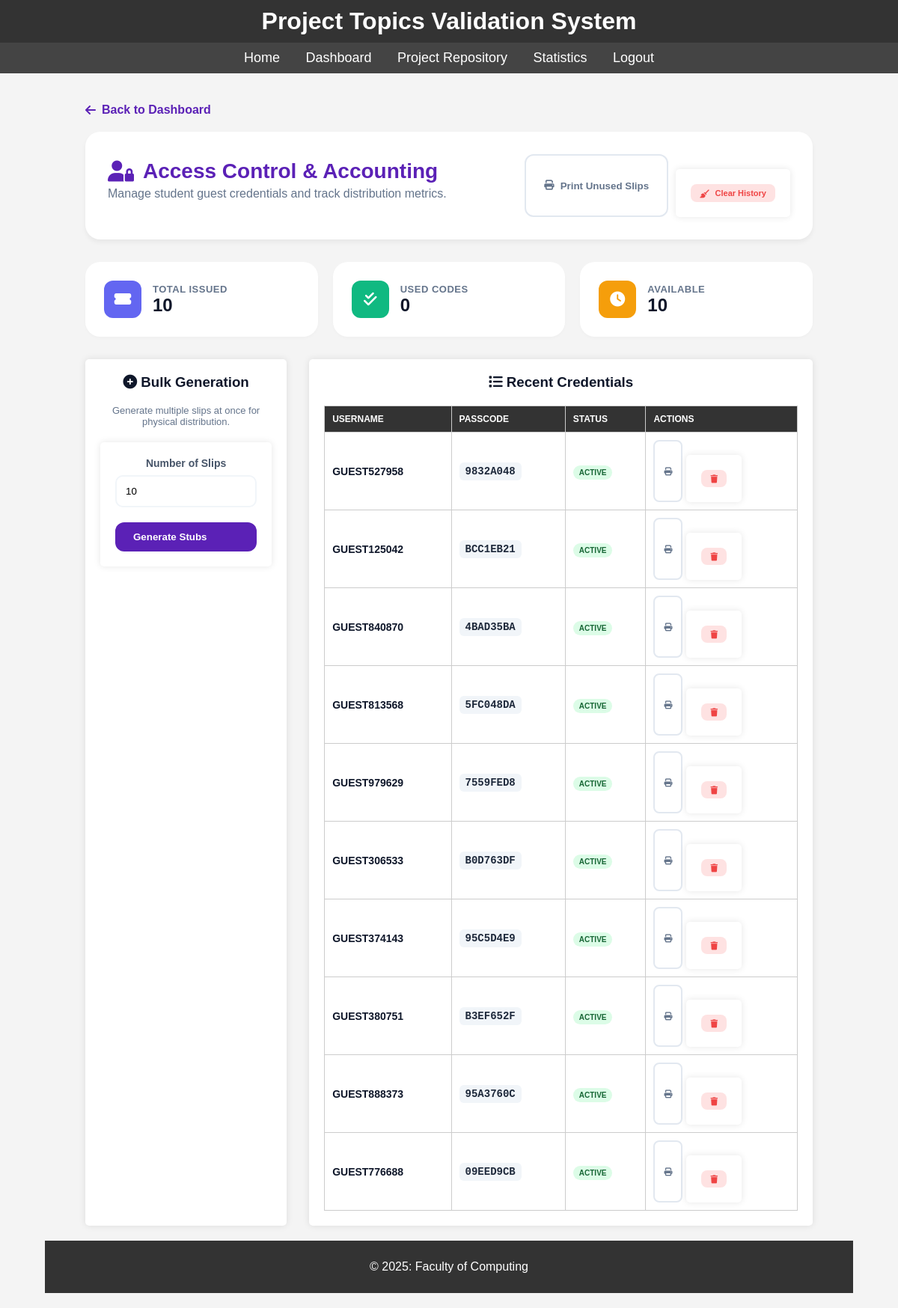
/library/lib_manage_temp_access.php (signed in), run on the app's committed database.
### tables this page shows
CREATE TABLE `library_temp_access` (
  `id` int(11) NOT NULL,
  `username` varchar(50) NOT NULL,
  `passcode` varchar(50) NOT NULL,
  `created_by` int(11) NOT NULL,
  `created_at` timestamp NOT NULL DEFAULT current_timestamp(),
  `is_used` tinyint(1) DEFAULT 0,
  `used_at` timestamp NULL DEFAULT NULL
);

### library/lib_manage_temp_access.php (the view, shortened to what this page needs)
<?php
include __DIR__ . '/../includes/db.php';
$stats = $conn->query("
    SELECT
        COUNT(*) as total_issued,
        SUM(CASE WHEN is_used = 1 THEN 1 ELSE 0 END) as used_count,
        SUM(CASE WHEN is_used = 0 THEN 1 ELSE 0 END) as active_count
    FROM library_temp_access
")->fetch(PDO::FETCH_ASSOC);
$stmt = $conn->query("SELECT * FROM library_temp_access ORDER BY created_at DESC LIMIT 100");
$temp_accounts = $stmt->fetchAll(PDO::FETCH_ASSOC);
?>
<!DOCTYPE html>
<html lang="en">
<head>
    <link rel="stylesheet" href="https://cdnjs.cloudflare.com/ajax/libs/font-awesome/6.4.0/css/all.min.css">
</head>
<body>
    <?php include_once __DIR__ . '/../includes/header.php'; ?>
    <div class="container">
        <a href="index.php" class="btn-back"><i class="fas fa-arrow-left"></i> Back to Dashboard</a>
        <div class="header">
            <div>
                <h1><i class="fas fa-user-lock"></i> Access Control & Accounting</h1>
                <p style="color: #64748b; margin-top: 5px;">Manage student guest credentials and track distribution metrics.</p>
            </div>
            <div style="display: flex; gap: 10px;">
                <button onclick="window.print()" class="btn btn-outline"><i class="fas fa-print"></i> Print Unused Slips</button>
                <form method="POST" onsubmit="return confirm('Clear all recorded usage history?');">
                    <button type="submit" class="btn btn-danger btn-sm"><i class="fas fa-broom"></i> Clear History</button>
                </form>
            </div>
        </div>
        <div class="stats-row">
            <div class="stat-card">
                <div class="stat-icon" style="background: #6366f1;"><i class="fas fa-ticket-alt"></i></div>
                <div class="stat-info"><h4>Total Issued</h4><span><?= $stats['total_issued'] ?></span></div>
            </div>
            <div class="stat-card">
                <div class="stat-icon" style="background: #10b981;"><i class="fas fa-check-double"></i></div>
                <div class="stat-info"><h4>Used Codes</h4><span><?= $stats['used_count'] ?: 0 ?></span></div>
            </div>
            <div class="stat-card">
                <div class="stat-icon" style="background: #f59e0b;"><i class="fas fa-clock"></i></div>
                <div class="stat-info"><h4>Available</h4><span><?= $stats['active_count'] ?: 0 ?></span></div>
            </div>
        </div>
        <div class="main-grid">
            <div class="card">
                <h3 style="margin-top:0;"><i class="fas fa-plus-circle"></i> Bulk Generation</h3>
                <p style="font-size: 13px; color: #64748b;">Generate multiple slips at once for physical distribution.</p>
                <form method="POST">
                    <div class="form-group">
                        <label>Number of Slips</label>
                        <input type="number" name="bulk_count" class="form-control" value="10" min="1" max="50">
                    </div>
                    <button type="submit" class="btn btn-primary" style="width:100%;">Generate Stubs</button>
                </form>
            </div>
            <div class="card">
                <h3 style="margin-top:0;"><i class="fas fa-list"></i> Recent Credentials</h3>
                <table>
                    <thead>
                        <tr>
                            <th>Username</th>
                            <th>Passcode</th>
                            <th>Status</th>
                            <th>Actions</th>
                        </tr>
                    </thead>
                    <tbody>
                        <?php if (empty($temp_accounts)): ?>
                            <tr><td colspan="4" style="text-align: center; padding: 40px; color: #94a3b8;">No credentials found.</td></tr>
                        <?php else: ?>
                            <?php foreach ($temp_accounts as $acc): ?>
                                <tr>
                                    <td><strong><?= $acc['username'] ?></strong></td>
                                    <td><span class="passcode"><?= $acc['passcode'] ?></span></td>
                                    <td>
                                        <span class="status-badge status-<?= $acc['is_used'] ? 'used' : 'active' ?>">
                                            <?= $acc['is_used'] ? 'Used' : 'Active' ?>
                                        </span>
                                    </td>
                                    <td>
                                        <div style="display: flex; gap: 5px;">
                                            <button onclick="printSingle('<?= $acc['username'] ?>', '<?= $acc['passcode'] ?>')" class="btn btn-outline btn-sm" title="Print Slip"><i class="fas fa-print"></i></button>
                                            <form method="POST" style="display:inline;" onsubmit="return confirm('Revoke access?');">
                                                <button type="submit" class="btn btn-danger btn-sm" title="Delete"><i class="fas fa-trash"></i></button>
                                            </form>
                                        </div>
                                    </td>
                                </tr>
                            <?php endforeach; ?>
                        <?php endif; ?>
                    </tbody>
                </table>
            </div>
        </div>
    </div>
    <?php include_once __DIR__ . '/../includes/footer.php'; ?>
</body>
</html>

### assets/css/styles.css (style rules this page uses)
body { font-family: Arial, sans-serif; margin: 0; padding: 0; background-color: #f4f4f4; display: flex; flex-direction: column; min-height: 100vh; }
.container { width: 90%; max-width: 1200px; margin: 0 auto; padding: 20px; flex: 1; }
form { background-color: #fff; padding: 20px; border-radius: 5px; box-shadow: 0 0 10px rgba(0, 0, 0, 0.1); margin-top: 20px; }
form button { background-color: #333; color: #fff; padding: 10px 20px; border: none; border-radius: 5px; cursor: pointer; }
table { width: 100%; border-collapse: collapse; margin-top: 20px; }
table th, table td { padding: 10px; border: 1px solid #ccc; text-align: left; }
table th { background-color: #333; color: #fff; }
.card { background-color: #fff; padding: 20px; border-radius: 5px; box-shadow: 0 0 10px rgba(0, 0, 0, 0.1); flex: 1 1 calc(33.333% - 40px); text-align: center; }

### library/lib_manage_temp_access.php (style rules this page uses)
:root { --primary: #5b21b6; --bg: #f8fafc; --text: #0f172a; --success: #10b981; --danger: #ef4444; }
body { font-family: 'Outfit', sans-serif; background: var(--bg); color: var(--text); padding-bottom: 50px; }
.container { max-width: 1200px; margin: 0 auto; padding: 20px; }
.header { background: white; padding: 30px; border-radius: 20px; box-shadow: 0 4px 6px rgba(0,0,0,0.05); margin-bottom: 30px; display: flex; justify-content: space-between; align-items: center; }
.header h1 { color: var(--primary); font-size: 28px; display: flex; align-items: center; gap: 12px; margin: 0; }
.stats-row { display: grid; grid-template-columns: repeat(auto-fit, minmax(200px, 1fr)); gap: 20px; margin-bottom: 30px; }
.stat-card { background: white; padding: 25px; border-radius: 20px; box-shadow: 0 2px 4px rgba(0,0,0,0.02); display: flex; align-items: center; gap: 15px; }
.stat-icon { width: 50px; height: 50px; border-radius: 12px; display: flex; align-items: center; justify-content: center; font-size: 20px; color: white; }
.stat-info h4 { margin: 0; color: #64748b; font-size: 13px; text-transform: uppercase; letter-spacing: 0.5px; }
.stat-info span { font-size: 24px; font-weight: 700; }
.main-grid { display: grid; grid-template-columns: 1fr 2.5fr; gap: 30px; }
.card { background: white; padding: 30px; border-radius: 20px; box-shadow: 0 4px 6px rgba(0,0,0,0.05); }
.btn { padding: 12px 24px; border-radius: 12px; border: none; font-weight: 600; cursor: pointer; transition: 0.3s; display: inline-flex; align-items: center; gap: 8px; text-decoration: none; font-family: inherit; }
.btn-primary { background: var(--primary); color: white; }
.btn-outline { border: 2px solid #e2e8f0; background: transparent; color: #64748b; }
.btn-danger { background: #fee2e2; color: var(--danger); }
.btn-sm { padding: 6px 12px; font-size: 11px; border-radius: 8px; }
.form-group { margin-bottom: 20px; }
.form-group label { display: block; margin-bottom: 8px; font-weight: 600; color: #475569; font-size: 14px; }
.form-control { width: 100%; padding: 12px; border: 2px solid #f1f5f9; border-radius: 10px; font-family: inherit; box-sizing: border-box; }
table { width: 100%; border-collapse: collapse; margin-top: 10px; }
th { text-align: left; padding: 15px; border-bottom: 2px solid #f1f5f9; color: #64748b; font-size: 12px; text-transform: uppercase; }
td { padding: 15px; border-bottom: 1px solid #f1f5f9; font-size: 14px; }
.passcode { font-family: monospace; background: #f1f5f9; padding: 4px 8px; border-radius: 6px; font-weight: 700; color: #1e293b; }
.status-badge { padding: 4px 8px; border-radius: 50px; font-size: 10px; font-weight: 700; text-transform: uppercase; }
.status-active { background: #dcfce7; color: #166534; }
.btn-back { display: inline-flex; align-items: center; gap: 8px; color: var(--primary); text-decoration: none; font-weight: 600; margin-bottom: 20px; }

### data on the page
library_temp_access: username "GUEST527958", passcode "9832A048", is_used "ACTIVE"
library_temp_access: username "GUEST125042", passcode "BCC1EB21", is_used "ACTIVE"
library_temp_access: username "GUEST840870", passcode "4BAD35BA", is_used "ACTIVE"
library_temp_access: username "GUEST813568", passcode "5FC048DA", is_used "ACTIVE"
library_temp_access: username "GUEST979629", passcode "7559FED8", is_used "ACTIVE"
library_temp_access: username "GUEST306533", passcode "B0D763DF", is_used "ACTIVE"
library_temp_access: username "GUEST374143", passcode "95C5D4E9", is_used "ACTIVE"
library_temp_access: username "GUEST380751", passcode "B3EF652F", is_used "ACTIVE"
library_temp_access: username "GUEST888373", passcode "95A3760C", is_used "ACTIVE"
library_temp_access: username "GUEST776688", passcode "09EED9CB", is_used "ACTIVE"

### other printed values
$stats['total_issued'] "10"
$stats['used_count'] ?: 0 "0"
$stats['active_count'] ?: 0 "10"
